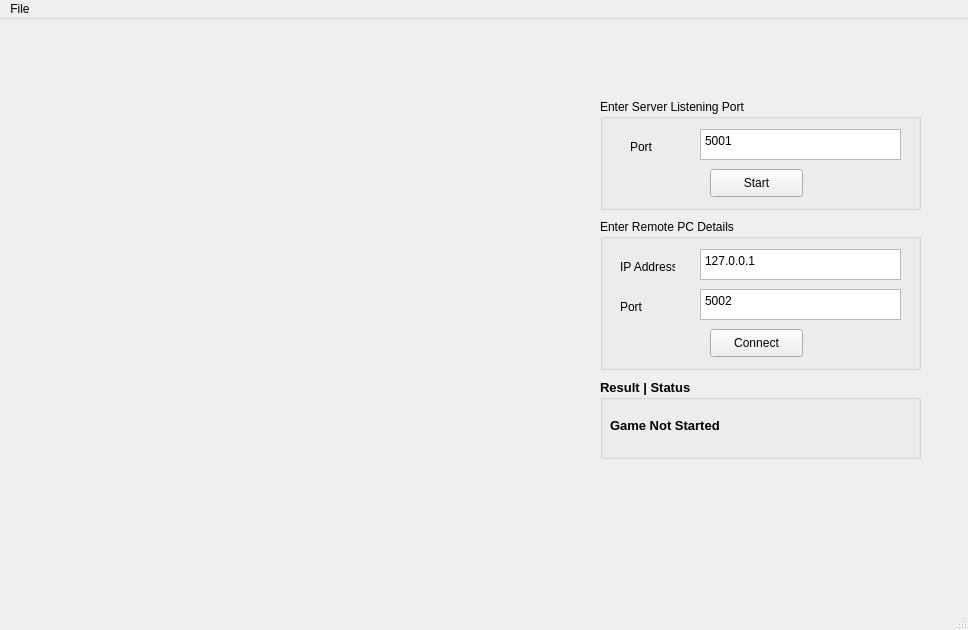
<?xml version="1.0" encoding="UTF-8"?>
<ui version="4.0">
 <class>TicTacToeMainWindow</class>
 <widget class="QMainWindow" name="TicTacToeMainWindow">
  <property name="geometry">
   <rect>
    <x>0</x>
    <y>0</y>
    <width>968</width>
    <height>630</height>
   </rect>
  </property>
  <property name="windowTitle">
   <string>TicTacToeMainWindow</string>
  </property>
  <widget class="QWidget" name="centralwidget">
   <widget class="QGroupBox" name="groupBox">
    <property name="geometry">
     <rect>
      <x>600</x>
      <y>80</y>
      <width>321</width>
      <height>111</height>
     </rect>
    </property>
    <property name="title">
     <string>Enter Server Listening Port</string>
    </property>
    <widget class="QPlainTextEdit" name="plainTextEditPort">
     <property name="geometry">
      <rect>
       <x>100</x>
       <y>30</y>
       <width>201</width>
       <height>31</height>
      </rect>
     </property>
     <property name="plainText">
      <string>5001</string>
     </property>
    </widget>
    <widget class="QPushButton" name="pushButtonStart">
     <property name="geometry">
      <rect>
       <x>110</x>
       <y>70</y>
       <width>93</width>
       <height>28</height>
      </rect>
     </property>
     <property name="text">
      <string>Start</string>
     </property>
    </widget>
    <widget class="QLabel" name="label_3">
     <property name="geometry">
      <rect>
       <x>30</x>
       <y>40</y>
       <width>55</width>
       <height>16</height>
      </rect>
     </property>
     <property name="text">
      <string>Port</string>
     </property>
    </widget>
   </widget>
   <widget class="QGroupBox" name="groupBox_2">
    <property name="geometry">
     <rect>
      <x>600</x>
      <y>200</y>
      <width>321</width>
      <height>151</height>
     </rect>
    </property>
    <property name="title">
     <string>Enter Remote PC Details</string>
    </property>
    <widget class="QPlainTextEdit" name="plainTextEditRemoteIPAddr">
     <property name="geometry">
      <rect>
       <x>100</x>
       <y>30</y>
       <width>201</width>
       <height>31</height>
      </rect>
     </property>
     <property name="plainText">
      <string>127.0.0.1</string>
     </property>
    </widget>
    <widget class="QPushButton" name="pushButtonConnect">
     <property name="geometry">
      <rect>
       <x>110</x>
       <y>110</y>
       <width>93</width>
       <height>28</height>
      </rect>
     </property>
     <property name="text">
      <string>Connect</string>
     </property>
    </widget>
    <widget class="QLabel" name="label">
     <property name="geometry">
      <rect>
       <x>20</x>
       <y>40</y>
       <width>55</width>
       <height>16</height>
      </rect>
     </property>
     <property name="text">
      <string>IP Address</string>
     </property>
    </widget>
    <widget class="QPlainTextEdit" name="plainTextEditRemotePort">
     <property name="geometry">
      <rect>
       <x>100</x>
       <y>70</y>
       <width>201</width>
       <height>31</height>
      </rect>
     </property>
     <property name="plainText">
      <string>5002</string>
     </property>
    </widget>
    <widget class="QLabel" name="label_2">
     <property name="geometry">
      <rect>
       <x>20</x>
       <y>80</y>
       <width>55</width>
       <height>16</height>
      </rect>
     </property>
     <property name="text">
      <string>Port</string>
     </property>
    </widget>
   </widget>
   <widget class="QGroupBox" name="groupBox_3">
    <property name="geometry">
     <rect>
      <x>600</x>
      <y>360</y>
      <width>321</width>
      <height>80</height>
     </rect>
    </property>
    <property name="font">
     <font>
      <pointsize>10</pointsize>
      <weight>75</weight>
      <bold>true</bold>
     </font>
    </property>
    <property name="title">
     <string>Result | Status</string>
    </property>
    <widget class="QLabel" name="labelResult">
     <property name="geometry">
      <rect>
       <x>10</x>
       <y>36</y>
       <width>291</width>
       <height>20</height>
      </rect>
     </property>
     <property name="text">
      <string>Game Not Started</string>
     </property>
    </widget>
   </widget>
  </widget>
  <widget class="QMenuBar" name="menubar">
   <property name="geometry">
    <rect>
     <x>0</x>
     <y>0</y>
     <width>968</width>
     <height>26</height>
    </rect>
   </property>
   <widget class="QMenu" name="menuFile">
    <property name="title">
     <string>File</string>
    </property>
    <addaction name="actionNew_Game"/>
    <addaction name="actionExit"/>
   </widget>
   <addaction name="menuFile"/>
  </widget>
  <widget class="QStatusBar" name="statusbar"/>
  <action name="actionNew_Game">
   <property name="text">
    <string>New Game</string>
   </property>
  </action>
  <action name="actionExit">
   <property name="text">
    <string>Exit</string>
   </property>
  </action>
 </widget>
 <resources/>
 <connections>
  <connection>
   <sender>actionExit</sender>
   <signal>triggered()</signal>
   <receiver>TicTacToeMainWindow</receiver>
   <slot>close()</slot>
   <hints>
    <hint type="sourcelabel">
     <x>-1</x>
     <y>-1</y>
    </hint>
    <hint type="destinationlabel">
     <x>515</x>
     <y>314</y>
    </hint>
   </hints>
  </connection>
  <connection>
   <sender>actionNew_Game</sender>
   <signal>triggered()</signal>
   <receiver>pushButtonConnect</receiver>
   <slot>click()</slot>
   <hints>
    <hint type="sourcelabel">
     <x>-1</x>
     <y>-1</y>
    </hint>
    <hint type="destinationlabel">
     <x>826</x>
     <y>349</y>
    </hint>
   </hints>
  </connection>
 </connections>
</ui>
